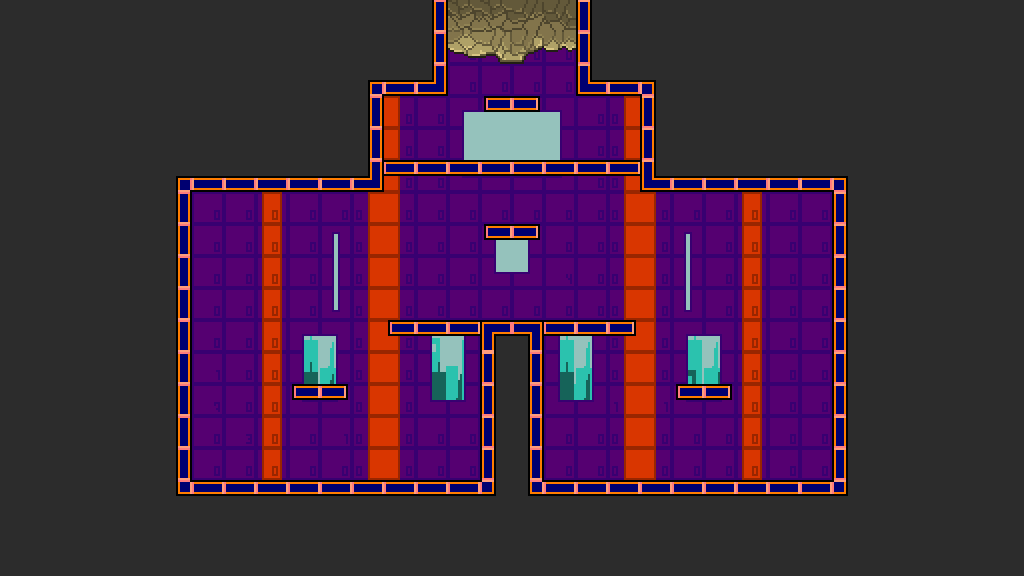

This is a level from a 2D game, rendered from its Tiled map with the project's own tilesets. A one-line summary and the map file follow, with tile-layer data summarised:
An orthogonal 32x18 tile map with 32x32 px tiles, 12 tile layers (Sky, Sky2, Background, CollisionLayer, ...) and 5 objects.

<map version="1.0" orientation="orthogonal" width="32" height="18" tilewidth="32" tileheight="32">
 <tileset firstgid="1" name="generalSprite" tilewidth="32" tileheight="32">
  <image source="generalSprite.png" width="128" height="1184" />
  <tile id="60">
   <properties>
    <property name="tileType" value="empty" />
   </properties>
  </tile>
 </tileset>
 <layer name="Sky" width="32" height="18">
  <data>[576 cells, 127 non-empty, 10 distinct tile ids]</data>
 </layer>
 <layer name="Sky2" width="32" height="18">
  <data>[576 cells, 136 non-empty, 18 distinct tile ids]</data>
 </layer>
 <layer name="Background" width="32" height="18">
  <data>[576 cells, 360 non-empty, 25 distinct tile ids]</data>
 </layer>
 <layer name="CollisionLayer" width="32" height="18">
  <data>[576 cells, 576 non-empty, 14 distinct tile ids]</data>
 </layer>
 <layer name="DamagingLayer" width="32" height="18">
  <data>[576 cells, 576 non-empty, 1 distinct tile ids]</data>
 </layer>
 <layer name="DecorLayer" width="32" height="18">
  <data>[576 cells, 576 non-empty, 1 distinct tile ids]</data>
 </layer>
 <layer name="LadderLayer" width="32" height="18">
  <data>[576 cells, 576 non-empty, 1 distinct tile ids]</data>
 </layer>
 <layer name="PlatformLayer" width="32" height="18">
  <data>[576 cells, 576 non-empty, 4 distinct tile ids]</data>
 </layer>
 <layer name="UpBlockingLayer" width="32" height="18">
  <data>[576 cells, 576 non-empty, 9 distinct tile ids]</data>
 </layer>
 <layer name="DownBlockingLayer" width="32" height="18">
  <data>[576 cells, 576 non-empty, 1 distinct tile ids]</data>
 </layer>
 <layer name="LeftBlockingLayer" width="32" height="18">
  <data>[576 cells, 576 non-empty, 1 distinct tile ids]</data>
 </layer>
 <layer name="RightBlockingLayer" width="32" height="18">
  <data>[576 cells, 576 non-empty, 1 distinct tile ids]</data>
 </layer>
 <objectgroup name="EnemySpawnLayer" width="32" height="18">
  <object x="224" y="384" width="32" height="32" />
  <object x="576" y="224" width="32" height="32" />
 </objectgroup>
 <objectgroup name="PlayerSpawnLayer" width="32" height="18">
  <object x="768" y="384" width="64" height="96" />
 </objectgroup>
 <objectgroup name="SwitchSpawnLayer" width="32" height="18">
  <object x="576" y="352" width="32" height="32" />
 </objectgroup>
 <objectgroup name="ChestSpawnLayer" width="32" height="18">
  <object x="672" y="320" width="32" height="32" />
 </objectgroup>
</map>
